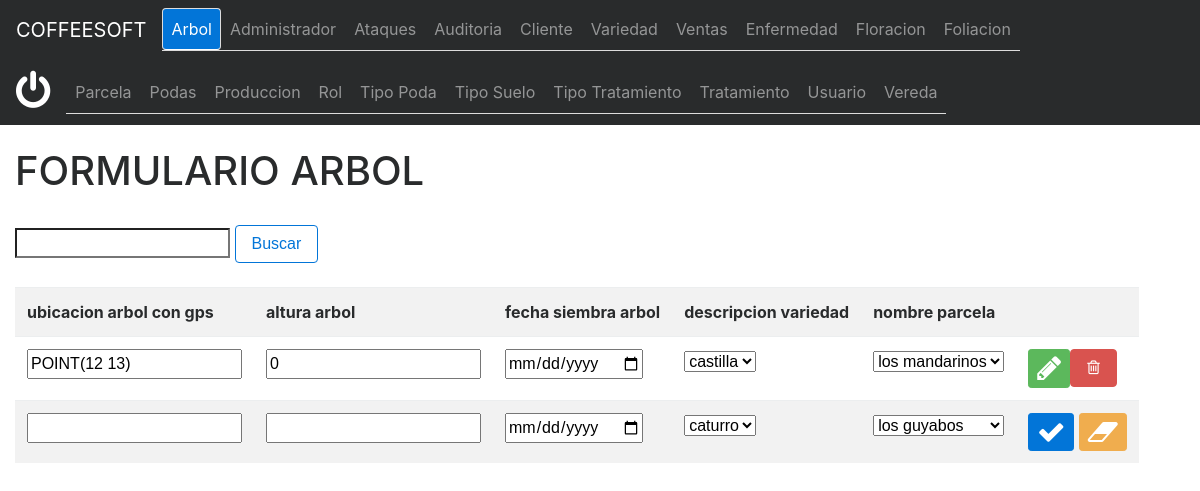
/formularioarbol.php (signed in), run on the app's committed database.
### tables this page shows
CREATE TABLE `arbol` (
  `idarbol` mediumint(9) NOT NULL,
  `gpsarbol` point NOT NULL,
  `alturaarbol` smallint(6) NOT NULL,
  `fechasiembraarbol` date NOT NULL,
  `idvariedad` tinyint(4) NOT NULL,
  `idparcela` mediumint(9) NOT NULL
);

CREATE TABLE `variedad` (
  `idvariedad` tinyint(4) NOT NULL,
  `descripcionvariedad` varchar(100) NOT NULL
);

CREATE TABLE `parcela` (
  `idparcela` mediumint(9) NOT NULL,
  `nombreparcela` varchar(30) NOT NULL,
  `phparcela` decimal(4,0) NOT NULL,
  `idadministrador` tinyint(4) NOT NULL,
  `idtiposuelo` tinyint(4) NOT NULL,
  `idvereda` mediumint(9) NOT NULL
);

### arbol.php (called while the page is built, shortened)
 <?php
    class arbol{
        private $_conexion;
        private $_paginacion=10;
        function __construct($conexion,$idarbol,$gpsarbol,$alturaarbol,$fechasiembraarbol, $idvariedad,$idparcela){
            $this->_conexion = $conexion;
        }
        function listar ($pagina){
            if ($pagina<=0){
                $listado = mysqli_query($this->_conexion,"SELECT  idarbol, ST_AsText(gpsarbol) AS gpsarbol ,alturaarbol,fechasiembraarbol, idvariedad , idparcela FROM arbol ORDER BY idarbol");
            }else{
                $paginacionmax = $pagina * $this->_paginacion;
                $paginacionmin = $paginacionmax - $this->_paginacion;
                $listado = mysqli_query($this->_conexion,"SELECT idarbol, ST_AsText(gpsarbol) AS gpsarbol ,alturaarbol,fechasiembraarbol, idvariedad , idparcela FROM arbol LIMIT  $paginacionmin, $paginacionmax")   or die (mysqli_error($this->_conexion));
            }
            return $listado;
        }
         function getpermiso ($idusuario){
            $permiso=mysqli_query($this->_conexion,"SELECT ".static::class."rol AS elpermiso FROM rol WHERE idrol IN(SELECT usuario.idrol FROM usuario WHERE usuario.idusuario =  $idusuario)") or die (mysqli_error($this->_conexion));
            $unregistro=mysqli_fetch_array($permiso);
            return $unregistro["elpermiso"];
        }
    }
?>

### variedad.php (called while the page is built, shortened)
<?php
    class variedad{
        private $_conexion;
        private $_paginacion=10;
        function __construct($conexion,$idvariedad,$descripcionvariedad){
            $this->_conexion = $conexion;
        }
        function __set($k,$v){
            return $this->$k = $v;
        }
        function listar ($pagina){
            if ($pagina<=0){
                $listado = mysqli_query($this->_conexion,"SELECT * FROM variedad ORDER BY idvariedad");
            }else{
                $paginacionmax = $pagina * $this->_paginacion;
                $paginacionmin = $paginacionmax - $this->_paginacion;
                $listado = mysqli_query($this->_conexion,"SELECT * FROM variedad LIMIT  $paginacionmin, $paginacionmax")   or die (mysqli_error($this->_conexion));
            }
            return $listado;
        }
    }
?>

### parcela.php (called while the page is built, shortened)
 <?php
    class parcela{
        private $_conexion;
        private $_paginacion=10;
        function __construct($conexion,$idparcela,$nombreparcela,$phparcela, $idadministrador,$idtiposuelo,$idvereda){
            $this->_conexion = $conexion;
        }
        function listar ($pagina){
            if ($pagina<=0){
                $listado = mysqli_query($this->_conexion,"SELECT * FROM parcela ORDER BY idparcela");
            }else{
                $paginacionmax = $pagina * $this->_paginacion;
                $paginacionmin = $paginacionmax - $this->_paginacion;
                $listado = mysqli_query($this->_conexion,"SELECT * FROM parcela LIMIT  $paginacionmin, $paginacionmax")   or die (mysqli_error($this->_conexion));
            }
            return $listado;
        }
    }
?>

### formularioarbol.php (the view, shortened to what this page needs)
<?php
 if (isset($_SESSION['id'])){
?>
<!DOCTYPE html>
<html>
<head>
    <link rel="stylesheet" href="css/bootstrap.min.css" >
    <link rel="stylesheet" href="css/font-awesome.min.css"  >
    </head>
    <body>
        <?php
           include_once("menu.php");
          $pagina = (isset($_GET['pag']))?$_GET['pag']:1;
          $busqueda = (isset($_GET['buscar']))?$_GET['buscar']:"";
        ?>
       <div class="container-fluid">
    <header>
        <br>
        <h1>FORMULARIO ARBOL</h1>
        <br>
        <form>
            <input type="search" name="buscar" value="<?php echo $busqueda; ?>">
            <button class="btn btn-outline-primary" type="submit">Buscar</button>
        </form>
        <br>
        </header>
    <table class="table table-striped table-responsive ">
        <tbody>
        <tr>
            <th scope="col">ubicacion arbol con gps</th>
            <th scope="col">altura arbol</th>
            <th scope="col">fecha siembra arbol</th>
            <th scope="col">descripcion variedad</th>
            <th scope="col">nombre parcela</th>
            <th scope="col"></th>
        </tr>
        <?php
            $objetoconexion = new conexion();
            $conexion = $objetoconexion->conectar();
            include_once("../modelo/parcela.php");
            $objetoparcela = new parcela($conexion,0,'idparcela','nombreparcela', 'phparcela','idadministrador','idtiposuelo','idvereda');
            $listaparcela = $objetoparcela->listar(0);
            include_once("../modelo/variedad.php");
            $objetovariedad = new variedad($conexion,0,'idvariedad','descripcionvariedad');
            $listavariedad = $objetovariedad->listar(0);
            include_once("../modelo/arbol.php");
            $objetoarbol = new arbol($conexion,0,'idarbol','gpsarbol','alturaarbol', 'fechasiembraarbol','idvariedad','idparcela');
            $permiso = $objetoarbol->getpermiso($_SESSION['id']);
            if (empty($busqueda)){
                $listaarbol = $objetoarbol->listar($pagina);
            }else{
                $listaarbol = $objetoarbol->buscar($busqueda);
            }
            if(stripos($permiso,"r")!==false){
            while($unregistro =mysqli_fetch_array($listaarbol)){
                echo'<tr><form class="form-control" id="fmodificararbol"'.$unregistro["idarbol"].' action="../controlador/controladorarbol.php" method="post">';
                echo '<td><input type="hidden" name="fidarbol" value=" '.$unregistro['idarbol'].'">';
                echo '    <input type="text" name="fgpsarbol" value="'.$unregistro['gpsarbol'].'"></td>';
                echo '<td><input type="number" name="falturaarbol" value="'.$unregistro['alturaarbol'].'"></td>';
                 echo '<td><input type="date" name="ffechasiembraarbol" value="'.$unregistro['fechasiembraarbol'].'"></td>';
                  echo '<td><select name="fidvariedad">';
                    while($registrova = mysqli_fetch_array($listavariedad)){
                   echo '<option value="'.$registrova['idvariedad'].'"';
                   if($unregistro['idvariedad'] == $registrova['idvariedad']){
                       echo " selected ";
                   }
                   echo '>'.$registrova['descripcionvariedad'].'</option>';
                }
                mysqli_data_seek($listavariedad,0);
                echo '</select></td>';
                echo '<td><select name="fidparcela">';
                    while($registropa = mysqli_fetch_array($listaparcela)){
                   echo '<option value="'.$registropa['idparcela'].'"';
                   if($unregistro['idparcela'] == $registropa['idparcela']){
                       echo " selected ";
                   }
                   echo '>'.$registropa['nombreparcela'].'</option>';
                }
                mysqli_data_seek($listaparcela,0);
                echo '</select></td>';
                 echo '<td>';
                if(stripos($permiso,"u")!==false){
               echo' <button type="submit" name="fenviar" value="modificar" class="btn btn-success btn-sm"><i class="fa fa-pencil fa-2x"></i></button>';
                }
                if(stripos($permiso,"d")!==false){
                echo'<button type="submit" name="fenviar" value="eliminar" class="btn btn-danger"><i class="fa fa-trash-o"></i></button>';
                }
                  echo'       </td>';
                echo '</form></tr>';
            }
            }
        ?>
        <?php
            if(stripos($permiso,"c")!==false){
        ?>
            <tr><form id="fingresararbol" class="form-control" action="../controlador/controladorarbol.php" method="post">
            <td><input type="hidden" name="fidarbol" value="0">
                <input type="text" name="fgpsarbol"></td>
            <td><input type="number" name="falturaarbol"></td>
            <td><input type="date" name="ffechasiembraarbol"></td>
            <td><select name="fidvariedad">
                 <?php
                      while($registrova = mysqli_fetch_array($listavariedad)){
                           echo '<option value="'.$registrova['idvariedad'].'">'.$registrova['descripcionvariedad'].'</option>';
                      }
                    ?>
                    </select>
                    </td>
                    <td><select name="fidparcela">
                 <?php
                      while($registropa = mysqli_fetch_array($listaparcela)){
                           echo '<option value="'.$registropa['idparcela'].'">'.$registropa['nombreparcela'].'</option>';
                      }
                    ?>
                    </select>
                    </td>
            <td> <button type="submit" class="btn btn-primary btn-sm" name="fenviar" value="ingresar"><i class="fa fa-check fa-2x"></i></button>
                  <button type="reset" name="fenviar" value="limpiar" class="btn btn-warning btn-sm"><i class="fa fa-eraser fa-2x"></i></button>
                </td>
                </form> </tr>
            <?php
            }
                ?>
        </tbody>
        </table>
        </div>
    </body>
</html>
<?php
}else{
    header("location:../index.html?mensaje=nosesion");
}
?>

### data on the page
arbol: fgpsarbol "POINT(12 13)", falturaarbol "0", fidvariedad "castilla", fidparcela "los mandarinos"

### other printed values
form field fidvariedad "caturro"
form field fidparcela "los guyabos"
